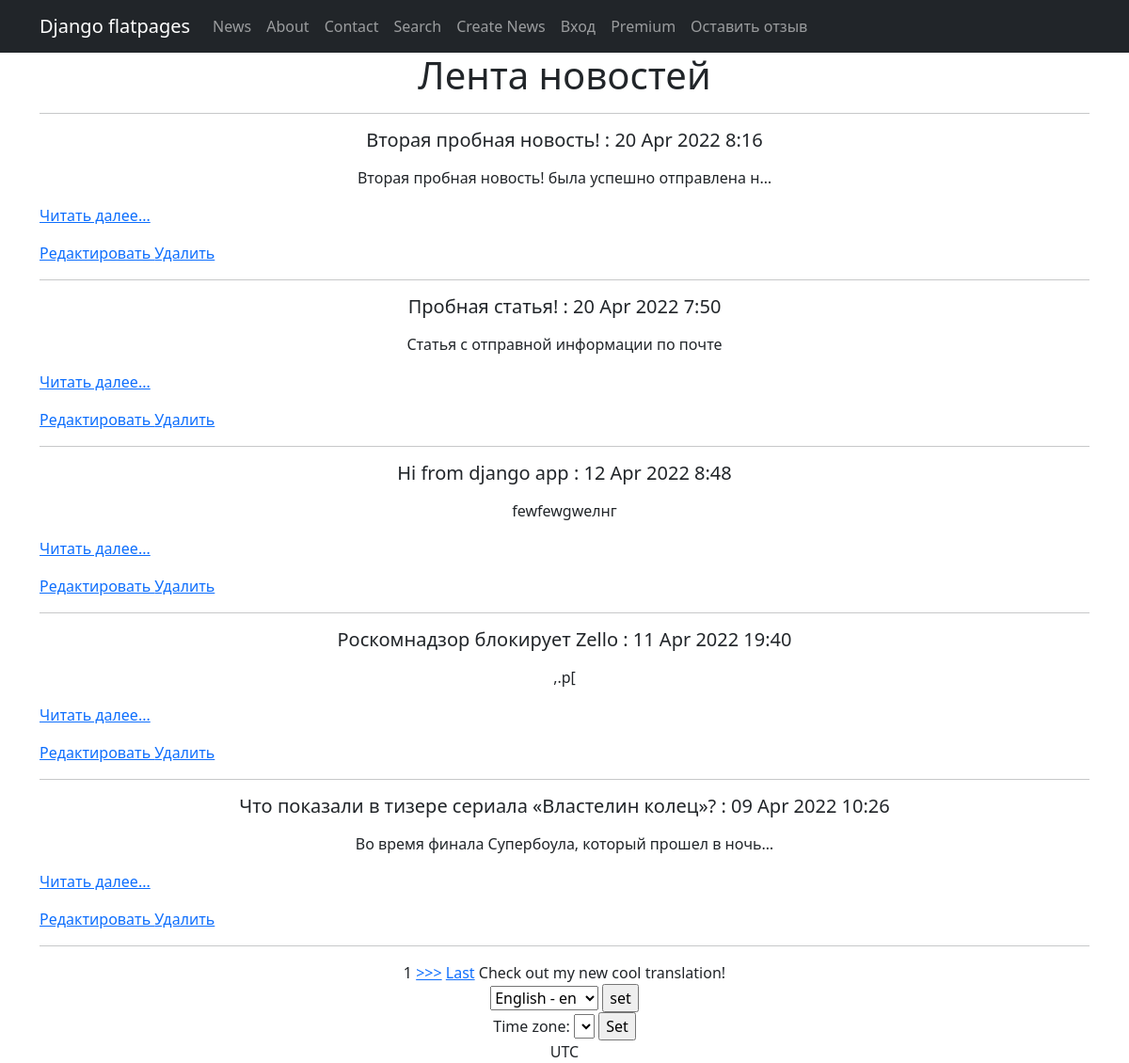
Before: /news/ with the older database file.
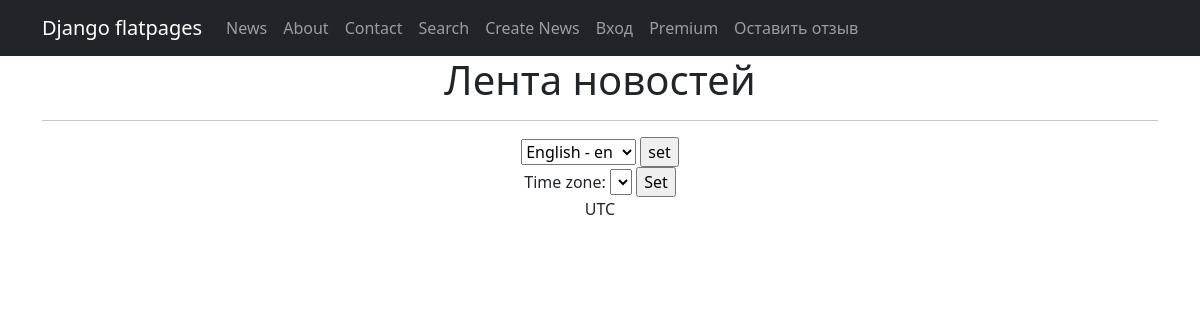
After: the same page with the newer database file.
### simpleapp/models.py (models this page shows, shortened)
class Post(models.Model):
    news = 'NS'
    article = 'AR'
    TYPE = [
        (news, 'Новость'),
        (article, 'Статья')
    ]
    author = models.ForeignKey(Author, on_delete=models.CASCADE)
    type = models.CharField(max_length=2, choices=TYPE, default=news)
    date_posted = models.DateTimeField(auto_now_add=True)
    category = models.ManyToManyField(Category, through='PostCategory')
    title = models.CharField(max_length=255)
    text = models.TextField()
    rating = models.IntegerField(default=0)

### simpleapp/views.py (the view, shortened to what this page needs)
# urls.py: path('', PostList.as_view()),
class PostList(ListView):
    model = Post
    template_name = 'news.html'
    context_object_name = 'news'
    queryset = Post.objects.order_by('-date_posted')
    paginate_by = 5
    def get_context_data(self, **kwargs):
        context = super().get_context_data(**kwargs)
        context['time_now'] = datetime.utcnow()
        context['value1'] = None
        return context
    def get_filter(self):
        return PostFilter(self.request.GET, queryset=super().get_queryset())
    def get_queryset(self):
        return self.get_filter().qs

### simpleapp/templatetags/custom_filters.py (called while the page is built)
@register.filter(name='filtercen')
def censor(value):
   if not isinstance(value, str):
       raise ValueError('Нельзя цензурировать не строку')
   for word in STRONG_WORDS:
       value = value.replace(word[1:], '*' * (len(word)-1))
   return value

### templates/news.html (shortened to what this page needs)
{% extends 'flatpages/default.html' %}
{% load i18n %}
{% load tz %}
{% load custom_filters %}
{% block content %}
{% load cache %}
{% cache 10 news %}
    <h1>Лента новостей</h1>
    <hr>
{% for new in news %}
<div class="brd">
<p><h5>{{ new.title }} : {{ new.date_posted |date:'d M Y G:i' }}</h5></p>
<p>{{ new.text|truncatechars:50 | filtercen}}</p><p align="left"><a href="/news/{{new.id}}">Читать далее... </a>
    <p align="left"><a href="/news/update/{{new.id}}">Редактировать </a><a href="/news/delete/{{new.id}}"> Удалить</a>
    </div>
   <hr>
        {% endfor %}
{% if is_paginated %}
    {% for num in page_obj.paginator.page_range %}
        {% if page_obj.number == num %}
            <a>{{ num }}</a>
        {% elif num > page_obj.number|add:'-3' and num < obj.number|add:'3' %}
            <a href="?page={{ num }}">{{ num }}</a>
        {% endif %}
    {% endfor %}
    {% if page_obj.has_next %}
        <a href="?page={{ page_obj.next_page_number }}">>>></a>
        <a href="?page={{ page_obj.paginator.num_pages }}">Last</a>
    {% endif %}
    {% trans "Check out my new cool translation" %}!
{% endif %}
<form action="{% url 'set_language' %}" method="POST"> {% csrf_token %}
        <select name="language" id="">
            {% get_available_languages as LANGUAGES %}
            {% get_language_info_list for LANGUAGES as languages %}
            {% for language in languages %}
                <option value="{{ language.code }}" {% if language.code == LANGUAGE_CODE %} selected {% endif %} >
                    {{ language.name_local }} - {{ language.code }}
                </option>
            {% endfor %}
        </select>
        <input type="submit" value="set">
    </form>
    {% get_current_timezone as TIME_ZONE %}
    <form action="" method="POST">
        <label for="timezone">Time zone:</label>
        <select name="timezone">
        </select>
        <input type="submit" value="Set">
    </form>
    {{ TIME_ZONE }}
{% endcache %}
{% endblock content %}

Changed rows visible on the page:
removed Post: title "Вторая пробная новость!", date_posted "20 Apr 2022 8:16", text|filtercen "Вторая пробная новость! была успешно отправлена н…"
removed Post: title "Пробная статья!", date_posted "20 Apr 2022 7:50", text|filtercen "Статья с отправной информации по почте"
removed Post: title "Hi from django app", date_posted "12 Apr 2022 8:48", text|filtercen "fewfewgweлнг"
removed Post: title "Роскомнадзор блокирует Zello", date_posted "11 Apr 2022 19:40", text|filtercen ",.p["
removed Post: title "Что показали в тизере сериала «Властелин колец»?", date_posted "09 Apr 2022 10:26", text|filtercen "Во время финала Супербоула, который прошел в ночь…"
Other visible differences:
list line gone: "1"
text no longer shown: ">>> Last Check out my new cool translation !"
